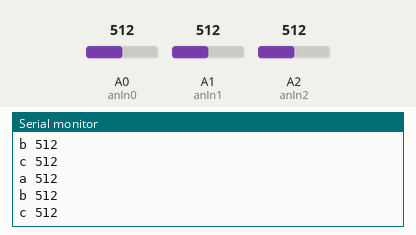
Recording of a sketch running on a simulated Arduino Uno, built with avr-gcc and run on an emulated ATmega328P. On the bench: the last lines printed to the serial monitor. The test bench sets the inputs (shaded band); at power-on: A0 (anIn0) = 512, A1 (anIn1) = 512, A2 (anIn2) = 512.

Above: at 1.2 s.
1.3 s: A0 (anIn0) set to 716
At 2.3 s:
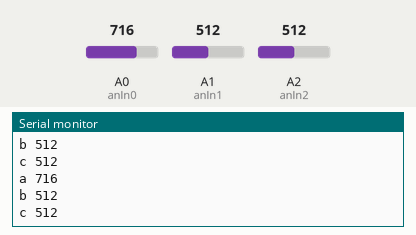
2.8 s: A1 (anIn1) set to 716
At 3.5 s:
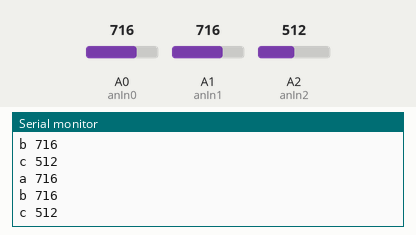
4.3 s: A2 (anIn2) set to 716
At 4.9 s:
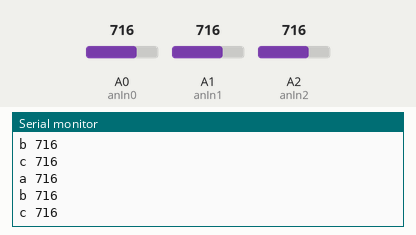
5.8 s: A0 (anIn0) set to 900
At 6.9 s:
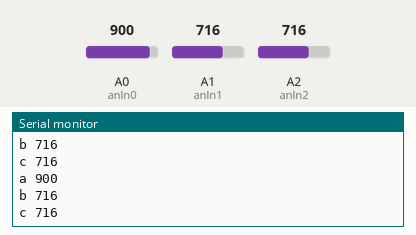
7.3 s: A1 (anIn1) set to 900
At 7.8 s:
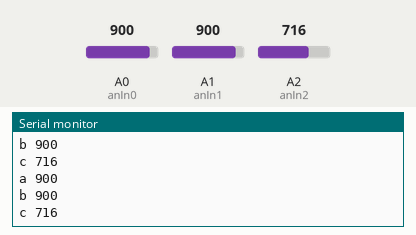
8.8 s: A2 (anIn2) set to 900
Timing chart, 0 to 9.1 s (numbered marks = the images above; inputs shaded):
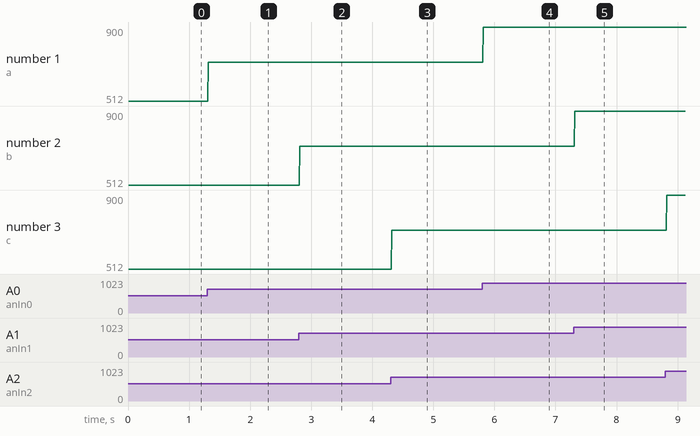

The sketch:

arduinoQuarkSimple.ino
```cpp
/*
ARU - R.Hoadley
*/

int anIn0 = 0;    // select the input pin for the potentiometer
int anIn1 = 1;    // select the input pin for a sharp IR
int anIn2 = 2;    // piezo
int val0 = 0;       // variable to store the value coming from the sensor
int val1 = 0;       // variable to store the value coming from the sensor
int val2 = 0;   // variable to store the value coming from the sensor
int del = 10;

void setup() {
  Serial.begin(115200);
}

void loop() {
  val0 = analogRead(anIn0);    // read the value from the sensor
  val1 = analogRead(anIn1);    // read the value from the sensor
  val2 = analogRead(anIn2);    // read the value from the sensor

  delay(del);                  // stop the program for some time

  Serial.print("a ");
  Serial.print(val0);
  Serial.println();

  Serial.print("b ");
  Serial.print(val1);
  Serial.println();

  Serial.print("c ");
  Serial.print(val2);
  Serial.println();

}
```

Measured:
- after the input at 1.3 s, the serial monitor: prints a new line at once (image 1)
- after the input at 2.8 s, the serial monitor: prints a new line at once (image 2)
- after the input at 4.3 s, the serial monitor: prints a new line at once (image 3)
- after the input at 5.8 s, the serial monitor: prints a new line at once (image 4)
- after the input at 7.3 s, the serial monitor: prints a new line at once (image 5)
- plotted number 1: 512 → 716 after the input at 1.3 s, 716 → 900 after the input at 5.8 s
